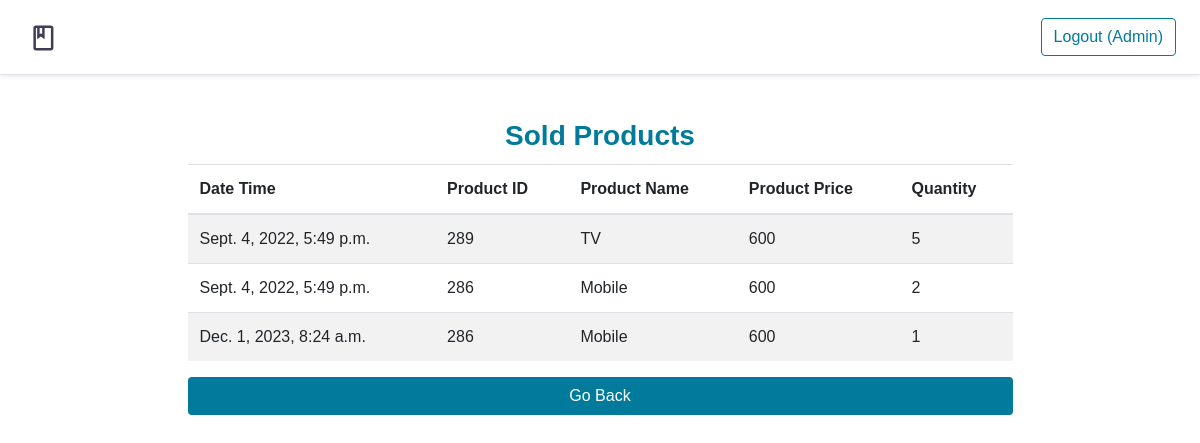
The page /dashboard/view-sold-products/ (signed in) on the database its author committed.
### dashboard/models.py (models this page shows, shortened)
class Sold_product_table(models.Model):
    date_time = models.DateTimeField(auto_now=True)
    product_id = models.IntegerField()
    product_name = models.CharField(max_length=50)
    product_price = models.IntegerField()
    product_quantity = models.IntegerField()

### dashboard/views.py (the view)
# urls.py: path('view-sold-products/', views.view_sold_products, name='view_sold_products'),
@login_required
def view_sold_products(request):
    all_sold_products = models.Sold_product_table.objects.all()
    context = {
        'all_sold_products' : all_sold_products,
        'title' : 'Sold Products',
        }
    return render(request,'dashboard/view_sold_products.html',context=context)

### dashboard/templates/dashboard/view_sold_products.html
{% extends 'dashboard/base.html' %}
{% block dashboardcontent %}
    {% if all_sold_products.count > 0 %}
        <table class='table table-striped'>
            <thead>
                <tr>
                    <th scope='col'>Date Time</th>
                    <th scope='col'>Product ID</th>
                    <th scope='col'>Product Name</th>
                    <th scope='col'>Product Price</th>
                    <th scope='col'>Quantity</th>
                </tr>
            </thead>
            <tbody>
                {% for item in all_sold_products %}
                    <tr>
                        <td scope='row'>{{item.date_time}}</th>
                        <td scope='row'>{{item.product_id}}</th>
                        <td scope='row'>{{item.product_name}}</td>
                        <td scope='row'>{{item.product_price}}</td>
                        <td scope='row'>{{item.product_quantity}}</td>
                    </tr>
                {% endfor %}
            </tbody>
        </table>
    {% else %}
        <h1 class='text-center'>No Products are thier to view....</h1>
    {% endif %}
    <button class='btn action-btn btn-block' onclick="location.href={% url 'dashboard:dashboard_index' %}">Go Back</button>
{% endblock %}

### templates/base.html (shortened to what this page needs)
{% load static %}
<!DOCTYPE html>
<html lang="en">
<head>
    <link rel="stylesheet" href="https://cdn.jsdelivr.net/npm/bootstrap@4.6.2/dist/css/bootstrap.min.css">
    <link rel="stylesheet" href="https://cdnjs.cloudflare.com/ajax/libs/font-awesome/6.2.0/css/all.min.css" />
    <link rel="stylesheet" href="{% static 'css/style.css' %}">
</head>
<body>
    <div class="d-flex flex-column flex-md-row align-items-center p-3 px-md-4 mb-3 bg-white border-bottom shadow-sm">
        {% if user.is_authenticated %}
            <a class="navbar-brand my-0 mr-md-auto" href="{% url 'dashboard:dashboard_index' %}">
                <img src="{% static 'img/logo.svg' %}" alt="logo" width="130" height="30" alt="Logo" loading="lazy">
            </a>
            <button class="btn btn-outline logout-btn" onclick="location.href='{% url 'logout' %}'">Logout ({{user.username | capfirst}})</button>
        {% else %}
            <a class="navbar-brand my-0 mr-md-auto" href="{% url 'index' %}">
                <img src="{% static 'img/logo.svg' %}" alt="logo" width="130" height="30" alt="Logo" loading="lazy">
            </a>
            <button class="btn btn-outline logout-btn" onclick="location.href='{% url 'login' %}'">Login</button>
        {% endif %}
    </div>
    {% block content %}
    {% endblock %}
</body>
</html>

### static/css/style.css (style rules this page uses)
* { font-family: 'Poppins', sans-serif; }
.logout-btn { color: #017a9b; border: 1px solid #017a9b; }
.action-btn { background-color: #017a9b; color: white; }

### rows shown on the page
Sold_product_table: date_time "Sept. 4, 2022, 5:49 p.m.", product_id "289", product_name "TV", product_price "600", product_quantity "5"
Sold_product_table: date_time "Sept. 4, 2022, 5:49 p.m.", product_id "286", product_name "Mobile", product_price "600", product_quantity "2"
Sold_product_table: date_time "Dec. 1, 2023, 8:24 a.m.", product_id "286", product_name "Mobile", product_price "600", product_quantity "1"

### other values the page prints
{{ user.username | capfirst }} "Admin"
{{ title }} "Sold Products"
